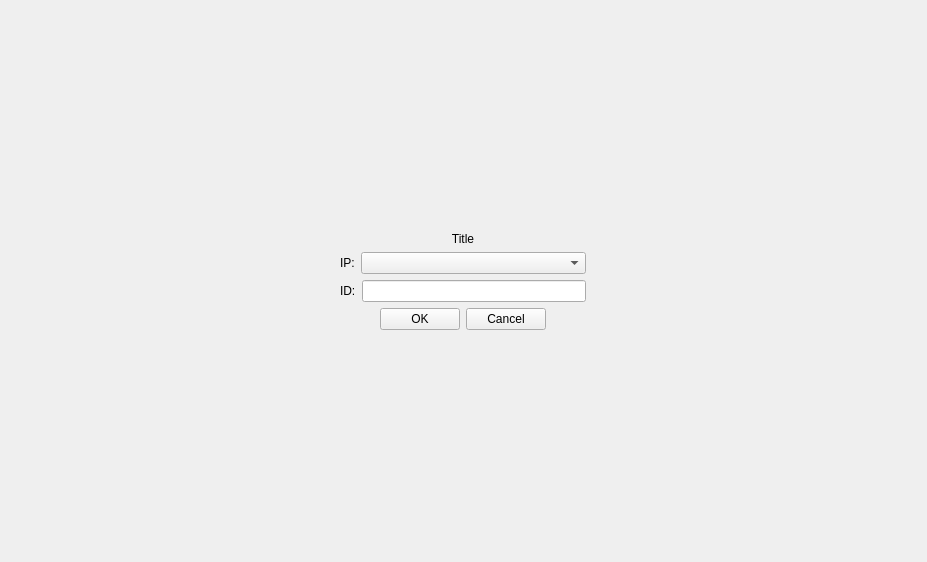
<?xml version="1.0" encoding="UTF-8"?>
<ui version="4.0">
 <class>ConfigIPIDWidget</class>
 <widget class="QWidget" name="ConfigIPIDWidget">
  <property name="geometry">
   <rect>
    <x>0</x>
    <y>0</y>
    <width>927</width>
    <height>562</height>
   </rect>
  </property>
  <property name="windowTitle">
   <string>Form</string>
  </property>
  <layout class="QGridLayout" name="gridLayout">
   <item row="0" column="0">
    <widget class="QWidget" name="widget" native="true">
     <property name="sizePolicy">
      <sizepolicy hsizetype="Fixed" vsizetype="Fixed">
       <horstretch>0</horstretch>
       <verstretch>0</verstretch>
      </sizepolicy>
     </property>
     <layout class="QVBoxLayout" name="verticalLayout">
      <item>
       <widget class="QLabel" name="label_3">
        <property name="text">
         <string>Title</string>
        </property>
        <property name="alignment">
         <set>Qt::AlignCenter</set>
        </property>
       </widget>
      </item>
      <item>
       <layout class="QHBoxLayout" name="horizontalLayout">
        <item>
         <widget class="QLabel" name="label">
          <property name="text">
           <string>IP:</string>
          </property>
         </widget>
        </item>
        <item>
         <widget class="QComboBox" name="comboBox">
          <property name="sizePolicy">
           <sizepolicy hsizetype="Expanding" vsizetype="Expanding">
            <horstretch>0</horstretch>
            <verstretch>0</verstretch>
           </sizepolicy>
          </property>
         </widget>
        </item>
       </layout>
      </item>
      <item>
       <layout class="QHBoxLayout" name="horizontalLayout_2">
        <item>
         <widget class="QLabel" name="label_2">
          <property name="text">
           <string>ID:</string>
          </property>
         </widget>
        </item>
        <item>
         <widget class="QLineEdit" name="lineEdit"/>
        </item>
       </layout>
      </item>
      <item>
       <layout class="QHBoxLayout" name="horizontalLayout_3">
        <item>
         <spacer name="horizontalSpacer">
          <property name="orientation">
           <enum>Qt::Horizontal</enum>
          </property>
          <property name="sizeHint" stdset="0">
           <size>
            <width>40</width>
            <height>20</height>
           </size>
          </property>
         </spacer>
        </item>
        <item>
         <widget class="QPushButton" name="pushButton">
          <property name="text">
           <string>OK</string>
          </property>
         </widget>
        </item>
        <item>
         <widget class="QPushButton" name="pushButton_2">
          <property name="text">
           <string>Cancel</string>
          </property>
         </widget>
        </item>
        <item>
         <spacer name="horizontalSpacer_2">
          <property name="orientation">
           <enum>Qt::Horizontal</enum>
          </property>
          <property name="sizeHint" stdset="0">
           <size>
            <width>40</width>
            <height>20</height>
           </size>
          </property>
         </spacer>
        </item>
       </layout>
      </item>
     </layout>
    </widget>
   </item>
  </layout>
 </widget>
 <resources/>
 <connections>
  <connection>
   <sender>pushButton</sender>
   <signal>clicked()</signal>
   <receiver>ConfigIPIDWidget</receiver>
   <slot>slotOKClicked()</slot>
   <hints>
    <hint type="sourcelabel">
     <x>415</x>
     <y>317</y>
    </hint>
    <hint type="destinationlabel">
     <x>38</x>
     <y>452</y>
    </hint>
   </hints>
  </connection>
  <connection>
   <sender>pushButton_2</sender>
   <signal>clicked()</signal>
   <receiver>ConfigIPIDWidget</receiver>
   <slot>slotCancelClicked()</slot>
   <hints>
    <hint type="sourcelabel">
     <x>470</x>
     <y>317</y>
    </hint>
    <hint type="destinationlabel">
     <x>37</x>
     <y>484</y>
    </hint>
   </hints>
  </connection>
 </connections>
 <slots>
  <slot>slotOKClicked()</slot>
  <slot>slotCancelClicked()</slot>
 </slots>
</ui>
